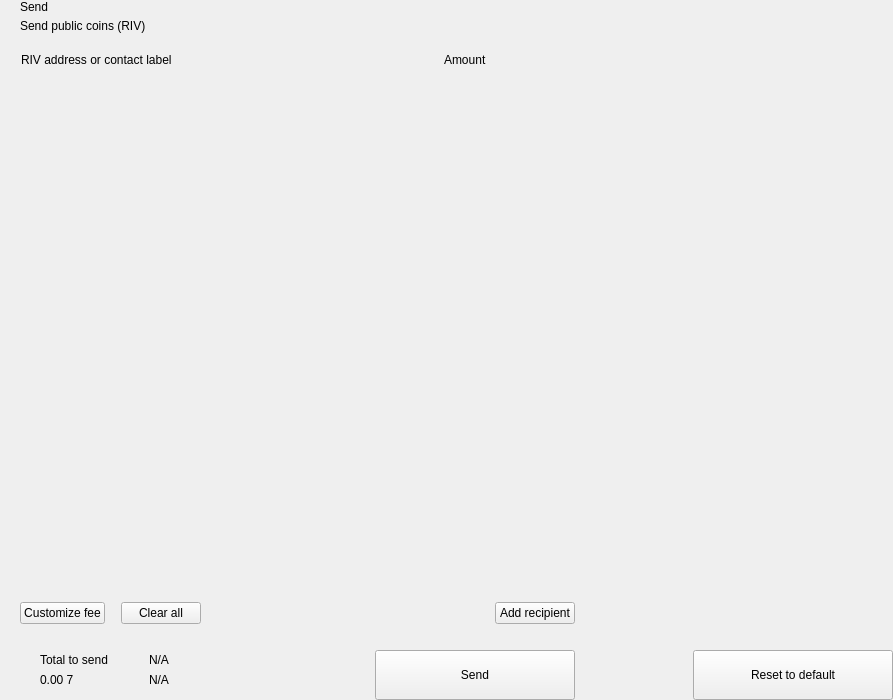
<?xml version="1.0" encoding="UTF-8"?>
<ui version="4.0">
 <class>send</class>
 <widget class="QWidget" name="send">
  <property name="geometry">
   <rect>
    <x>0</x>
    <y>0</y>
    <width>893</width>
    <height>700</height>
   </rect>
  </property>
  <property name="windowTitle">
   <string>Form</string>
  </property>
  <layout class="QHBoxLayout" name="horizontalLayout_2" stretch="2,1">
   <property name="spacing">
    <number>0</number>
   </property>
   <property name="leftMargin">
    <number>0</number>
   </property>
   <property name="topMargin">
    <number>0</number>
   </property>
   <property name="rightMargin">
    <number>0</number>
   </property>
   <property name="bottomMargin">
    <number>0</number>
   </property>
   <item>
    <widget class="QWidget" name="left" native="true">
     <layout class="QVBoxLayout" name="verticalLayout_3">
      <property name="spacing">
       <number>0</number>
      </property>
      <property name="leftMargin">
       <number>0</number>
      </property>
      <property name="topMargin">
       <number>0</number>
      </property>
      <property name="rightMargin">
       <number>0</number>
      </property>
      <property name="bottomMargin">
       <number>0</number>
      </property>
      <item>
       <layout class="QVBoxLayout" name="verticalLayout_22" stretch="0,0,0,1,0,0,0,0">
        <property name="spacing">
         <number>0</number>
        </property>
        <item>
         <layout class="QHBoxLayout" name="horizontalLayout_3">
          <property name="spacing">
           <number>0</number>
          </property>
          <property name="leftMargin">
           <number>20</number>
          </property>
          <property name="rightMargin">
           <number>20</number>
          </property>
          <item>
           <layout class="QVBoxLayout" name="verticalLayout">
            <property name="spacing">
             <number>5</number>
            </property>
            <item>
             <widget class="QLabel" name="labelTitle">
              <property name="text">
               <string>Send</string>
              </property>
              <property name="alignment">
               <set>Qt::AlignLeading|Qt::AlignLeft|Qt::AlignVCenter</set>
              </property>
             </widget>
            </item>
            <item>
             <widget class="QLabel" name="labelSubtitle1">
              <property name="text">
               <string>Send public coins (RIV)</string>
              </property>
             </widget>
            </item>
           </layout>
          </item>
          <item>
           <spacer name="horizontalSpacer">
            <property name="orientation">
             <enum>Qt::Horizontal</enum>
            </property>
            <property name="sizeHint" stdset="0">
             <size>
              <width>40</width>
              <height>20</height>
             </size>
            </property>
           </spacer>
          </item>
         </layout>
        </item>
        <item>
         <spacer name="verticalSpacer_2">
          <property name="orientation">
           <enum>Qt::Vertical</enum>
          </property>
          <property name="sizeType">
           <enum>QSizePolicy::Fixed</enum>
          </property>
          <property name="sizeHint" stdset="0">
           <size>
            <width>20</width>
            <height>20</height>
           </size>
          </property>
         </spacer>
        </item>
        <item>
         <layout class="QHBoxLayout" name="horizontalLayout" stretch="6,0,2">
          <property name="spacing">
           <number>0</number>
          </property>
          <property name="leftMargin">
           <number>10</number>
          </property>
          <property name="topMargin">
           <number>0</number>
          </property>
          <property name="rightMargin">
           <number>20</number>
          </property>
          <property name="bottomMargin">
           <number>0</number>
          </property>
          <item>
           <widget class="QLabel" name="labelSubtitleAddress">
            <property name="styleSheet">
             <string notr="true">margin-left:8px;</string>
            </property>
            <property name="text">
             <string>RIV address or contact label</string>
            </property>
           </widget>
          </item>
          <item>
           <spacer name="horizontalSpacer_3">
            <property name="orientation">
             <enum>Qt::Horizontal</enum>
            </property>
            <property name="sizeType">
             <enum>QSizePolicy::Fixed</enum>
            </property>
            <property name="sizeHint" stdset="0">
             <size>
              <width>40</width>
              <height>1</height>
             </size>
            </property>
           </spacer>
          </item>
          <item>
           <widget class="QLabel" name="labelSubtitleAmount">
            <property name="text">
             <string>Amount</string>
            </property>
           </widget>
          </item>
         </layout>
        </item>
        <item>
         <widget class="QScrollArea" name="scrollArea">
          <property name="minimumSize">
           <size>
            <width>0</width>
            <height>350</height>
           </size>
          </property>
          <property name="styleSheet">
           <string notr="true">#scrollArea {
            background:transparent;
            margin-top:10px;
}</string>
          </property>
          <property name="horizontalScrollBarPolicy">
           <enum>Qt::ScrollBarAlwaysOff</enum>
          </property>
          <property name="sizeAdjustPolicy">
           <enum>QAbstractScrollArea::AdjustIgnored</enum>
          </property>
          <property name="widgetResizable">
           <bool>true</bool>
          </property>
          <property name="alignment">
           <set>Qt::AlignLeading|Qt::AlignLeft|Qt::AlignTop</set>
          </property>
          <widget class="QWidget" name="scrollAreaWidgetContents">
           <property name="geometry">
            <rect>
             <x>0</x>
             <y>0</y>
             <width>591</width>
             <height>16</height>
            </rect>
           </property>
           <property name="sizePolicy">
            <sizepolicy hsizetype="Preferred" vsizetype="Maximum">
             <horstretch>0</horstretch>
             <verstretch>0</verstretch>
            </sizepolicy>
           </property>
           <property name="autoFillBackground">
            <bool>false</bool>
           </property>
           <property name="styleSheet">
            <string notr="true">#scrollAreaWidgetContents {
             background:transparent;
             }</string>
           </property>
           <layout class="QVBoxLayout" name="verticalLayout_7">
            <property name="spacing">
             <number>0</number>
            </property>
            <property name="sizeConstraint">
             <enum>QLayout::SetDefaultConstraint</enum>
            </property>
            <property name="leftMargin">
             <number>0</number>
            </property>
            <property name="topMargin">
             <number>0</number>
            </property>
            <property name="rightMargin">
             <number>0</number>
            </property>
            <property name="bottomMargin">
             <number>0</number>
            </property>
           </layout>
          </widget>
         </widget>
        </item>
        <item>
         <spacer name="verticalSpacer_4">
          <property name="orientation">
           <enum>Qt::Vertical</enum>
          </property>
          <property name="sizeType">
           <enum>QSizePolicy::Fixed</enum>
          </property>
          <property name="sizeHint" stdset="0">
           <size>
            <width>20</width>
            <height>20</height>
           </size>
          </property>
         </spacer>
        </item>
        <item>
         <layout class="QHBoxLayout" name="horizontalLayout_20">
          <property name="spacing">
           <number>6</number>
          </property>
          <property name="leftMargin">
           <number>20</number>
          </property>
          <property name="rightMargin">
           <number>20</number>
          </property>
          <item>
           <widget class="QPushButton" name="pushButtonFee">
            <property name="focusPolicy">
             <enum>Qt::NoFocus</enum>
            </property>
            <property name="text">
             <string>Customize fee</string>
            </property>
           </widget>
          </item>
          <item>
           <spacer name="horizontalSpacer_11">
            <property name="orientation">
             <enum>Qt::Horizontal</enum>
            </property>
            <property name="sizeType">
             <enum>QSizePolicy::Minimum</enum>
            </property>
            <property name="sizeHint" stdset="0">
             <size>
              <width>10</width>
              <height>20</height>
             </size>
            </property>
           </spacer>
          </item>
          <item>
           <widget class="QPushButton" name="pushButtonClear">
            <property name="focusPolicy">
             <enum>Qt::NoFocus</enum>
            </property>
            <property name="layoutDirection">
             <enum>Qt::RightToLeft</enum>
            </property>
            <property name="text">
             <string>Clear all</string>
            </property>
           </widget>
          </item>
          <item>
           <spacer name="horizontalSpacer_2">
            <property name="orientation">
             <enum>Qt::Horizontal</enum>
            </property>
            <property name="sizeHint" stdset="0">
             <size>
              <width>40</width>
              <height>20</height>
             </size>
            </property>
           </spacer>
          </item>
          <item>
           <widget class="QPushButton" name="pushButtonAddRecipient">
            <property name="focusPolicy">
             <enum>Qt::NoFocus</enum>
            </property>
            <property name="text">
             <string>Add recipient</string>
            </property>
           </widget>
          </item>
         </layout>
        </item>
        <item>
         <spacer name="verticalSpacer">
          <property name="orientation">
           <enum>Qt::Vertical</enum>
          </property>
          <property name="sizeType">
           <enum>QSizePolicy::Fixed</enum>
          </property>
          <property name="sizeHint" stdset="0">
           <size>
            <width>20</width>
            <height>16</height>
           </size>
          </property>
         </spacer>
        </item>
        <item>
         <layout class="QHBoxLayout" name="horizontalLayout_7">
          <property name="rightMargin">
           <number>20</number>
          </property>
          <item>
           <layout class="QHBoxLayout" name="horizontalLayout_10">
            <property name="spacing">
             <number>0</number>
            </property>
            <property name="leftMargin">
             <number>8</number>
            </property>
            <item>
             <widget class="QStackedWidget" name="stackedWidget">
              <property name="minimumSize">
               <size>
                <width>0</width>
                <height>60</height>
               </size>
              </property>
              <property name="maximumSize">
               <size>
                <width>16777215</width>
                <height>60</height>
               </size>
              </property>
              <widget class="QWidget" name="page1">
               <layout class="QVBoxLayout" name="verticalLayout_71" stretch="0">
                <property name="spacing">
                 <number>6</number>
                </property>
                <property name="leftMargin">
                 <number>12</number>
                </property>
                <property name="topMargin">
                 <number>0</number>
                </property>
                <property name="rightMargin">
                 <number>0</number>
                </property>
                <property name="bottomMargin">
                 <number>0</number>
                </property>
                <item>
                 <widget class="QWidget" name="coinWidget" native="true">
                  <property name="minimumSize">
                   <size>
                    <width>0</width>
                    <height>60</height>
                   </size>
                  </property>
                  <property name="maximumSize">
                   <size>
                    <width>16777215</width>
                    <height>60</height>
                   </size>
                  </property>
                  <layout class="QHBoxLayout" name="horizontalLayout_9">
                   <property name="spacing">
                    <number>0</number>
                   </property>
                   <property name="leftMargin">
                    <number>20</number>
                   </property>
                   <property name="topMargin">
                    <number>10</number>
                   </property>
                   <property name="rightMargin">
                    <number>20</number>
                   </property>
                   <property name="bottomMargin">
                    <number>10</number>
                   </property>
                   <item>
                    <layout class="QVBoxLayout" name="verticalSend">
                     <property name="spacing">
                      <number>0</number>
                     </property>
                     <item>
                      <widget class="QLabel" name="labelTitleTotalSend">
                       <property name="text">
                        <string>Total to send</string>
                       </property>
                      </widget>
                     </item>
                     <item>
                      <widget class="QLabel" name="labelAmountSend">
                       <property name="text">
                        <string notr="true">0.00 7</string>
                       </property>
                      </widget>
                     </item>
                    </layout>
                   </item>
                   <item>
                    <spacer name="horizontalSpacer_9">
                     <property name="orientation">
                      <enum>Qt::Horizontal</enum>
                     </property>
                     <property name="sizeType">
                      <enum>QSizePolicy::Fixed</enum>
                     </property>
                     <property name="sizeHint" stdset="0">
                      <size>
                       <width>20</width>
                       <height>20</height>
                      </size>
                     </property>
                    </spacer>
                   </item>
                   <item>
                    <widget class="QLabel" name="labelLine">
                     <property name="minimumSize">
                      <size>
                       <width>1</width>
                       <height>0</height>
                      </size>
                     </property>
                     <property name="maximumSize">
                      <size>
                       <width>1</width>
                       <height>16777215</height>
                      </size>
                     </property>
                     <property name="text">
                      <string/>
                     </property>
                    </widget>
                   </item>
                   <item>
                    <spacer name="horizontalSpacer_10">
                     <property name="orientation">
                      <enum>Qt::Horizontal</enum>
                     </property>
                     <property name="sizeType">
                      <enum>QSizePolicy::Fixed</enum>
                     </property>
                     <property name="sizeHint" stdset="0">
                      <size>
                       <width>20</width>
                       <height>20</height>
                      </size>
                     </property>
                    </spacer>
                   </item>
                   <item>
                    <layout class="QVBoxLayout" name="verticalRemaining">
                     <property name="spacing">
                      <number>0</number>
                     </property>
                     <item>
                      <widget class="QLabel" name="labelTitleTotalRemaining">
                       <property name="text">
                        <string notr="true">N/A</string>
                       </property>
                      </widget>
                     </item>
                     <item>
                      <widget class="QLabel" name="labelAmountRemaining">
                       <property name="text">
                        <string notr="true">N/A</string>
                       </property>
                      </widget>
                     </item>
                    </layout>
                   </item>
                  </layout>
                 </widget>
                </item>
               </layout>
              </widget>
              <widget class="QWidget" name="page_2"/>
             </widget>
            </item>
           </layout>
          </item>
          <item>
           <spacer name="horizontalSpacer_5">
            <property name="orientation">
             <enum>Qt::Horizontal</enum>
            </property>
            <property name="sizeType">
             <enum>QSizePolicy::Expanding</enum>
            </property>
            <property name="sizeHint" stdset="0">
             <size>
              <width>40</width>
              <height>20</height>
             </size>
            </property>
           </spacer>
          </item>
          <item alignment="Qt::AlignBottom">
           <widget class="QPushButton" name="pushButtonSave">
            <property name="minimumSize">
             <size>
              <width>200</width>
              <height>50</height>
             </size>
            </property>
            <property name="maximumSize">
             <size>
              <width>200</width>
              <height>50</height>
             </size>
            </property>
            <property name="focusPolicy">
             <enum>Qt::NoFocus</enum>
            </property>
            <property name="text">
             <string>Send</string>
            </property>
           </widget>
          </item>
         </layout>
        </item>
       </layout>
      </item>
     </layout>
    </widget>
   </item>
   <item>
    <widget class="QWidget" name="right" native="true">
     <layout class="QVBoxLayout" name="verticalLayout_5">
      <property name="leftMargin">
       <number>0</number>
      </property>
      <property name="topMargin">
       <number>0</number>
      </property>
      <property name="rightMargin">
       <number>0</number>
      </property>
      <property name="bottomMargin">
       <number>0</number>
      </property>
      <item>
       <layout class="QVBoxLayout" name="verticalLayout_4">
        <property name="spacing">
         <number>6</number>
        </property>
        <item>
         <widget class="OptionButton" name="btnCoinControl" native="true">
          <property name="minimumSize">
           <size>
            <width>0</width>
            <height>50</height>
           </size>
          </property>
         </widget>
        </item>
        <item>
         <widget class="OptionButton" name="btnChangeAddress" native="true">
          <property name="minimumSize">
           <size>
            <width>0</width>
            <height>50</height>
           </size>
          </property>
         </widget>
        </item>
        <item>
         <widget class="OptionButton" name="btnUri" native="true">
          <property name="minimumSize">
           <size>
            <width>0</width>
            <height>50</height>
           </size>
          </property>
         </widget>
        </item>
        <item>
         <spacer name="verticalSpacer_5">
          <property name="orientation">
           <enum>Qt::Vertical</enum>
          </property>
          <property name="sizeHint" stdset="0">
           <size>
            <width>20</width>
            <height>40</height>
           </size>
          </property>
         </spacer>
        </item>
        <item>
         <layout class="QHBoxLayout" name="horizontalLayout_8">
          <item>
           <spacer name="horizontalSpacer_7">
            <property name="orientation">
             <enum>Qt::Horizontal</enum>
            </property>
            <property name="sizeHint" stdset="0">
             <size>
              <width>40</width>
              <height>20</height>
             </size>
            </property>
           </spacer>
          </item>
          <item>
           <widget class="QPushButton" name="pushButtonReset">
            <property name="minimumSize">
             <size>
              <width>200</width>
              <height>50</height>
             </size>
            </property>
            <property name="maximumSize">
             <size>
              <width>200</width>
              <height>50</height>
             </size>
            </property>
            <property name="focusPolicy">
             <enum>Qt::NoFocus</enum>
            </property>
            <property name="text">
             <string>Reset to default</string>
            </property>
           </widget>
          </item>
         </layout>
        </item>
       </layout>
      </item>
     </layout>
    </widget>
   </item>
  </layout>
 </widget>
 <customwidgets>
  <customwidget>
   <class>OptionButton</class>
   <extends>QWidget</extends>
   <header>qt/pivx/optionbutton.h</header>
   <container>1</container>
  </customwidget>
 </customwidgets>
 <resources/>
 <connections/>
</ui>
